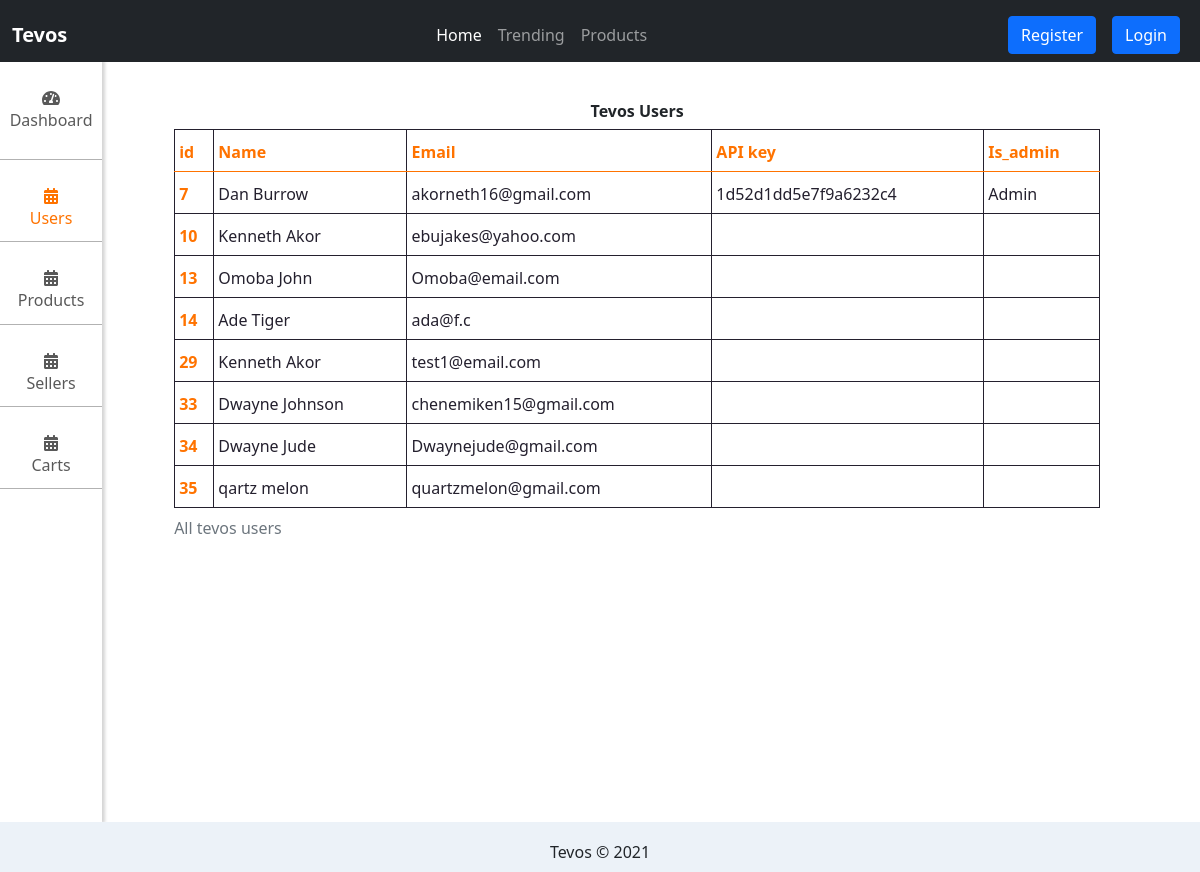
/admin/users.php, run on the app's committed database.
### tables this page shows
CREATE TABLE `users` (
  `id` int(11) NOT NULL,
  `firstname` varchar(100) NOT NULL,
  `lastname` varchar(100) NOT NULL,
  `email` varchar(50) NOT NULL,
  `password` varchar(255) NOT NULL,
  `api_key` varchar(255) DEFAULT NULL,
  `is_admin` tinyint(1) NOT NULL
);

### admin/users.php (the view, shortened to what this page needs)
<?php
include('../dbconnection.php');
$sql = "SELECT * FROM users";
$users= $conn->query($sql);
?>
<?php
include('includes/header.php');
?>
<main role="main">
    <?php include('includes/navbar.php')?>
    <div class="flex-container">
        <div id="sidebar" class="collapse show">
            <div class="sidenav-item">
                <a href="dashboard.php">
                    <div class="my-4">
                        <i class="fas fa-tachometer-alt"></i>
                        <h6>Dashboard</h6>
                    </div>
                </a>
            </div>
            <div class="sidenav-item my-4">
                <a href="users.php">
                    <div class="sidenav-active">
                        <i class="fas fa-calendar-alt"></i>
                        <h6>Users</h6>
                    </div>
                </a>
            </div>
            <div class="sidenav-item my-4">
                <a href="products.php">
                    <div>
                        <i class="fas fa-calendar-alt"></i>
                        <h6>Products</h6>
                    </div>
                </a>
            </div>
            <div class="sidenav-item my-4">
                <a href="sellers.php">
                    <div>
                        <i class="fas fa-calendar-alt"></i>
                        <h6>Sellers</h6>
                    </div>
                </a>
            </div>
            <div class="sidenav-item my-4">
                <a href="cart_items.php">
                    <div>
                        <i class="fas fa-calendar-alt"></i>
                        <h6>Carts</h6>
                    </div>
                </a>
            </div>
        </div>
        <div id="workspace">
            <h6 class="text-center"><strong>Tevos Users</strong></h6>
            <table class="table table-hover table-sm table-responsive-xs table-bordered students-table">
                <caption>All tevos users</caption>
                <thead>
                    <tr>
                        <th scope="col">id</th>
                        <th scope="col">Name</th>
                        <th scope="col">Email</th>
                        <th scope="col">API key</th>
                        <th scope="col">Is_admin</th>
                    </tr>
                </thead>
                <tbody>
                    <?php if($users->num_rows>0): ?>
                    <?php while($user = $users->fetch_assoc()): ?>
                        <tr>
                            <th scope="row"><?php echo $user['id']; ?></th>
                            <td><?php echo ($user['firstname'].' '.$user['lastname']) ?></td>
                            <td><?php echo $user['email']; ?></td>
                            <td><?php echo $user['api_key']; ?></td>
                            <td><?php if($user['is_admin'] == true){echo "Admin";} ?></td>
                        </tr>
                    <?php endwhile; ?>
                <?php else: echo"No Users found"; ?>
                <?php endif; ?>
                </tbody>
            </table>
        </div>
    </div>
</main>
<?php include'includes/footer.php'; ?>

### admin/static/css/style.css (style rules this page uses)
html { position: relative; min-height: 100%; }
body { margin-bottom: 50px; }
.flex-container { display: flex; min-height: 95vh; overflow: hidden; }
#sidebar { flex-basis: 10%; background-color: #fff; margin-right: 20px; box-shadow: 2px 0px 3px 1px rgba(0, 0, 0, 0.17); overflow: hidden; }
#workspace { flex-basis: 100%; padding: 40px 100px 0px 1%; margin: 0px 0px 30px 40px; overflow-y: scroll; overflow-x: hidden; }
.sidenav-item { padding-bottom: 5px; border-bottom: .05px solid rgba(0, 0, 0, 0.3); }
.sidenav-item a { color: rgba(0, 0, 0, 0.65); text-align: center; align-items: center; justify-content: center; line-height: 25px; text-decoration: none; }
.sidenav-active { color: #FF7300; }
table { color: rgba(0, 0, 0, 0.125); }
td { color: #24202e; }
th { color: #FF7300; }
table.table-bordered > thead > tr > th, table.table-bordered > tbody > tr > th, table.table-bordered > tbody > tr> td { border:1px solid #24202e; padding-top: 10px; padding-bottom: 7px; }

### data on the page
users: id "7", firstname "Dan", lastname "Burrow", email "akorneth16@gmail.com", api_key "1d52d1dd5e7f9a6232c4", is_admin "Admin"
users: id "10", firstname "Kenneth", lastname "Akor", email "ebujakes@yahoo.com"
users: id "13", firstname "Omoba", lastname "John", email "Omoba@email.com"
users: id "14", firstname "Ade", lastname "Tiger", email "ada@f.c"
users: id "29", firstname "Kenneth", lastname "Akor", email "test1@email.com"
users: id "33", firstname "Dwayne", lastname "Johnson", email "chenemiken15@gmail.com"
users: id "34", firstname "Dwayne", lastname "Jude", email "Dwaynejude@gmail.com"
users: id "35", firstname "qartz", lastname "melon", email "quartzmelon@gmail.com"
